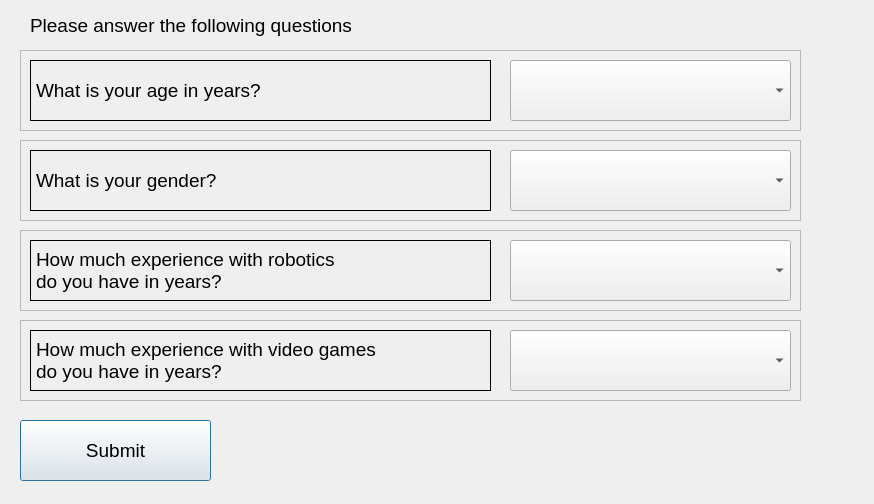
<?xml version="1.0" encoding="UTF-8"?>
<ui version="4.0">
 <class>Survey</class>
 <widget class="QDialog" name="Survey">
  <property name="windowModality">
   <enum>Qt::ApplicationModal</enum>
  </property>
  <property name="geometry">
   <rect>
    <x>0</x>
    <y>0</y>
    <width>874</width>
    <height>504</height>
   </rect>
  </property>
  <property name="windowTitle">
   <string>Survey</string>
  </property>
  <widget class="QLabel" name="label_2">
   <property name="geometry">
    <rect>
     <x>30</x>
     <y>10</y>
     <width>571</width>
     <height>31</height>
    </rect>
   </property>
   <property name="font">
    <font>
     <pointsize>14</pointsize>
    </font>
   </property>
   <property name="text">
    <string>Please answer the following questions</string>
   </property>
  </widget>
  <widget class="QFrame" name="frame_6">
   <property name="geometry">
    <rect>
     <x>20</x>
     <y>230</y>
     <width>781</width>
     <height>81</height>
    </rect>
   </property>
   <property name="frameShape">
    <enum>QFrame::StyledPanel</enum>
   </property>
   <property name="frameShadow">
    <enum>QFrame::Raised</enum>
   </property>
   <widget class="QLabel" name="prompt_text">
    <property name="geometry">
     <rect>
      <x>10</x>
      <y>10</y>
      <width>461</width>
      <height>61</height>
     </rect>
    </property>
    <property name="font">
     <font>
      <pointsize>14</pointsize>
     </font>
    </property>
    <property name="frameShape">
     <enum>QFrame::Box</enum>
    </property>
    <property name="text">
     <string>How much experience with robotics
do you have in years?</string>
    </property>
   </widget>
   <widget class="QComboBox" name="robotics_combo">
    <property name="geometry">
     <rect>
      <x>490</x>
      <y>10</y>
      <width>281</width>
      <height>61</height>
     </rect>
    </property>
    <property name="font">
     <font>
      <pointsize>14</pointsize>
     </font>
    </property>
   </widget>
  </widget>
  <widget class="QFrame" name="frame_7">
   <property name="geometry">
    <rect>
     <x>20</x>
     <y>320</y>
     <width>781</width>
     <height>81</height>
    </rect>
   </property>
   <property name="frameShape">
    <enum>QFrame::StyledPanel</enum>
   </property>
   <property name="frameShadow">
    <enum>QFrame::Raised</enum>
   </property>
   <widget class="QLabel" name="prompt_text_2">
    <property name="geometry">
     <rect>
      <x>10</x>
      <y>10</y>
      <width>461</width>
      <height>61</height>
     </rect>
    </property>
    <property name="font">
     <font>
      <pointsize>14</pointsize>
     </font>
    </property>
    <property name="frameShape">
     <enum>QFrame::Box</enum>
    </property>
    <property name="text">
     <string>How much experience with video games
do you have in years?</string>
    </property>
   </widget>
   <widget class="QComboBox" name="games_combo">
    <property name="geometry">
     <rect>
      <x>490</x>
      <y>10</y>
      <width>281</width>
      <height>61</height>
     </rect>
    </property>
    <property name="font">
     <font>
      <pointsize>14</pointsize>
     </font>
    </property>
   </widget>
  </widget>
  <widget class="QFrame" name="frame_8">
   <property name="geometry">
    <rect>
     <x>20</x>
     <y>50</y>
     <width>781</width>
     <height>81</height>
    </rect>
   </property>
   <property name="frameShape">
    <enum>QFrame::StyledPanel</enum>
   </property>
   <property name="frameShadow">
    <enum>QFrame::Raised</enum>
   </property>
   <widget class="QLabel" name="prompt_text_3">
    <property name="geometry">
     <rect>
      <x>10</x>
      <y>10</y>
      <width>461</width>
      <height>61</height>
     </rect>
    </property>
    <property name="font">
     <font>
      <pointsize>14</pointsize>
     </font>
    </property>
    <property name="frameShape">
     <enum>QFrame::Box</enum>
    </property>
    <property name="text">
     <string>What is your age in years?</string>
    </property>
   </widget>
   <widget class="QComboBox" name="age_combo">
    <property name="geometry">
     <rect>
      <x>490</x>
      <y>10</y>
      <width>281</width>
      <height>61</height>
     </rect>
    </property>
    <property name="font">
     <font>
      <pointsize>14</pointsize>
     </font>
    </property>
   </widget>
  </widget>
  <widget class="QFrame" name="frame_9">
   <property name="geometry">
    <rect>
     <x>20</x>
     <y>140</y>
     <width>781</width>
     <height>81</height>
    </rect>
   </property>
   <property name="frameShape">
    <enum>QFrame::StyledPanel</enum>
   </property>
   <property name="frameShadow">
    <enum>QFrame::Raised</enum>
   </property>
   <widget class="QLabel" name="prompt_text_5">
    <property name="geometry">
     <rect>
      <x>10</x>
      <y>10</y>
      <width>461</width>
      <height>61</height>
     </rect>
    </property>
    <property name="font">
     <font>
      <pointsize>14</pointsize>
     </font>
    </property>
    <property name="frameShape">
     <enum>QFrame::Box</enum>
    </property>
    <property name="text">
     <string>What is your gender?</string>
    </property>
   </widget>
   <widget class="QComboBox" name="gender_combo">
    <property name="geometry">
     <rect>
      <x>490</x>
      <y>10</y>
      <width>281</width>
      <height>61</height>
     </rect>
    </property>
    <property name="font">
     <font>
      <pointsize>14</pointsize>
     </font>
    </property>
   </widget>
  </widget>
  <widget class="QPushButton" name="submit_button">
   <property name="geometry">
    <rect>
     <x>20</x>
     <y>420</y>
     <width>191</width>
     <height>61</height>
    </rect>
   </property>
   <property name="font">
    <font>
     <pointsize>14</pointsize>
    </font>
   </property>
   <property name="text">
    <string>Submit</string>
   </property>
  </widget>
 </widget>
 <resources/>
 <connections/>
</ui>
